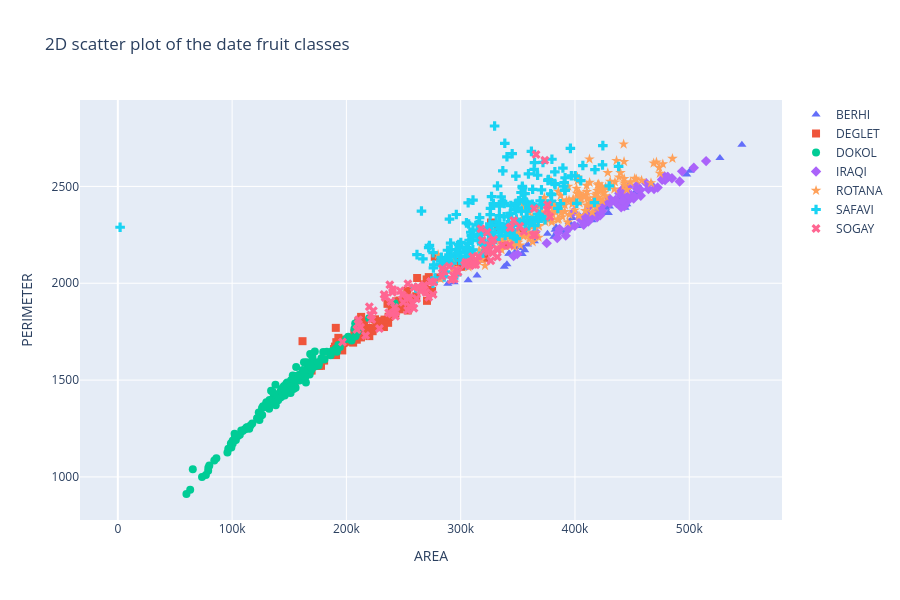

Notebook code for this chart:
### Markdown cell above
## Task 6: 2D plot using the first two dimensions

We draw one set of points per class, each class with its own shape. The function is reused later in task 8.

### Code cell
def make_2d_figure():
    fig = go.Figure()
    for k, name in enumerate(class_names):
        pts = X[y == k]
        fig.add_trace(go.Scatter(
            x=pts[:, 0], y=pts[:, 1], mode="markers", name=name,
            marker=dict(symbol=symbols_2d[k], size=8, color=colors[k])))
    fig.update_layout(title="2D scatter plot of the date fruit classes",
                      xaxis_title=feature_names[0], yaxis_title=feature_names[1],
                      width=900, height=600)
    return fig

make_2d_figure().show()
